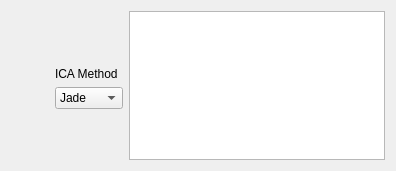
<?xml version="1.0" encoding="UTF-8"?>
<ui version="4.0">
 <class>paramsICA</class>
 <widget class="QWidget" name="paramsICA">
  <property name="geometry">
   <rect>
    <x>0</x>
    <y>0</y>
    <width>396</width>
    <height>171</height>
   </rect>
  </property>
  <property name="windowTitle">
   <string>Form</string>
  </property>
  <layout class="QGridLayout" name="gridLayout" columnstretch="0,0,0">
   <item row="2" column="1">
    <widget class="QComboBox" name="methodCombo">
     <property name="toolTip">
      <string>Change computation method (not sure if there is any actual difference between the two)</string>
     </property>
     <item>
      <property name="text">
       <string>Jade</string>
      </property>
     </item>
     <item>
      <property name="text">
       <string>Shibbs</string>
      </property>
     </item>
    </widget>
   </item>
   <item row="1" column="1">
    <widget class="QLabel" name="label">
     <property name="font">
      <font>
       <pointsize>9</pointsize>
      </font>
     </property>
     <property name="text">
      <string>ICA Method</string>
     </property>
    </widget>
   </item>
   <item row="3" column="1">
    <spacer name="verticalSpacer">
     <property name="orientation">
      <enum>Qt::Vertical</enum>
     </property>
     <property name="sizeHint" stdset="0">
      <size>
       <width>20</width>
       <height>40</height>
      </size>
     </property>
    </spacer>
   </item>
   <item row="0" column="1">
    <spacer name="verticalSpacer_2">
     <property name="orientation">
      <enum>Qt::Vertical</enum>
     </property>
     <property name="sizeHint" stdset="0">
      <size>
       <width>20</width>
       <height>40</height>
      </size>
     </property>
    </spacer>
   </item>
   <item row="0" column="0" rowspan="4">
    <spacer name="horizontalSpacer">
     <property name="orientation">
      <enum>Qt::Horizontal</enum>
     </property>
     <property name="sizeHint" stdset="0">
      <size>
       <width>40</width>
       <height>20</height>
      </size>
     </property>
    </spacer>
   </item>
   <item row="0" column="2" rowspan="4">
    <widget class="QTableWidget" name="mixingTable">
     <property name="font">
      <font>
       <pointsize>8</pointsize>
      </font>
     </property>
    </widget>
   </item>
  </layout>
 </widget>
 <resources/>
 <connections/>
</ui>
